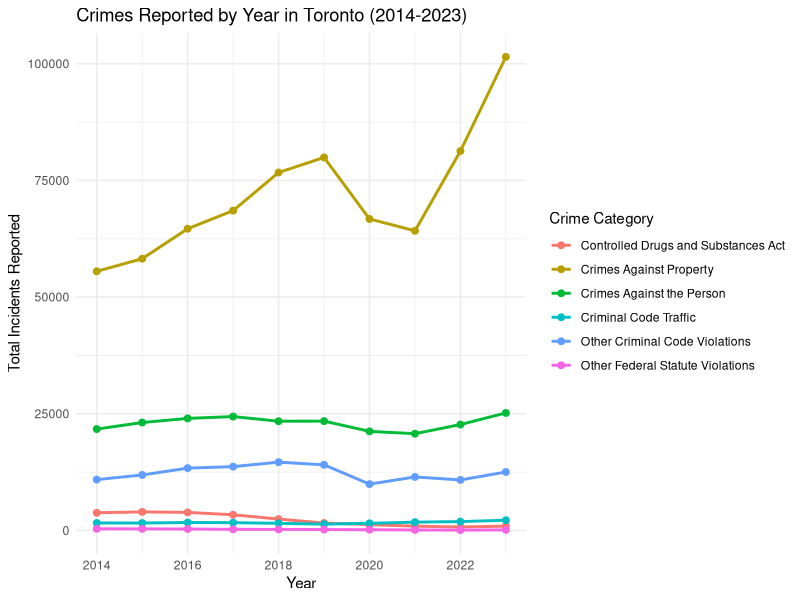

The R source for this figure:
## ---- chunk 1
#| include: false
#| warning: false
#| message: false

library(tidyverse)
library(palmerpenguins)
## ---- chunk 2
#| echo: false
#| eval: true
#| warning: false
#| message: false

analysis_data <- read_csv(here::here("data/analysis_data/analysis_data.csv")) # Load the cleaned analysis data
crime_trends_plot <- analysis_data %>%
  group_by(year, crime_category) %>%
  summarise(total_incidents = sum(incidents_reported, na.rm = TRUE))  # Summing incidents per year and crime category
## ---- chunk 3
#| echo: false
#| eval: true
#| warning: false
#| message: false
#| label: fig-Crimes_by_Year
#| fig-cap: Crimes Reported by Year

## Create a line chart showing crimes reported by year and crime category
crime_trends_plot %>%
  ggplot(aes(x = year, y = total_incidents, color = crime_category, group = crime_category)) +
  geom_line(size = 1) +  # Line plot for crime trends
  geom_point(size = 2) +  # Adding points to lines
  labs(
    title = "Crimes Reported by Year in Toronto (2014-2023)",
    x = "Year",
    y = "Total Incidents Reported",
    color = "Crime Category"
  ) +
  theme_minimal()   # Minimal theme for clean visuals

